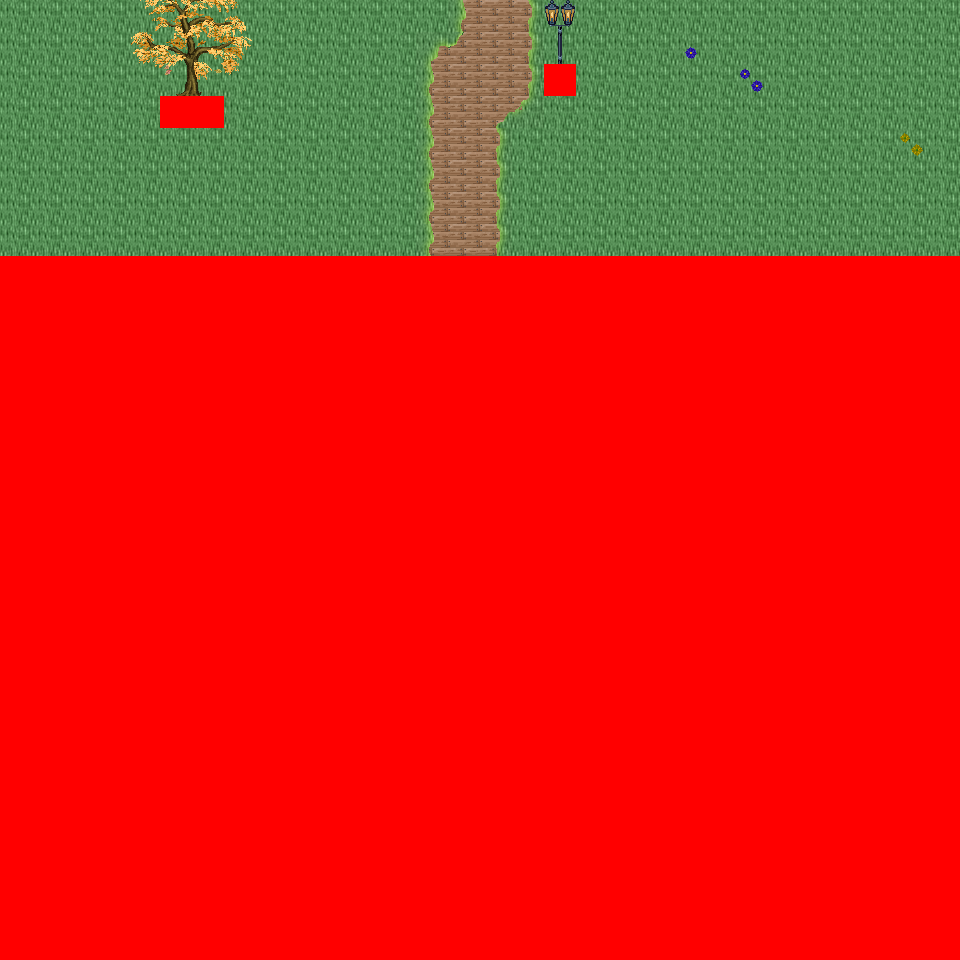

Rendered tile map (Tiled .tmx) drawn with the repository's tilesets; below, a short description and the map source with its tile grids summarised:
An orthogonal 30x30 tile map with 32x32 px tiles, 6 tile layers (Ground, Object, Object2, Above, ...), 43 tilesets and 2 objects (2x mapchange).

<map version="1.0" orientation="orthogonal" renderorder="right-down" width="30" height="30" tilewidth="32" tileheight="32" nextobjectid="3">
  <tileset firstgid="1" name="tileset_logic_collision" tilewidth="32" tileheight="32" tilecount="1" columns="1">
    <image source="../drawable/tileset_logic_collision.png" width="32" height="32" />
  </tileset>
  <tileset firstgid="2" name="tileset_ground_ridge_earth_pale" tilewidth="32" tileheight="32" tilecount="96" columns="12">
    <image source="../drawable/tileset_ground_ridge_earth_pale.png" width="384" height="256" />
  </tileset>
  <tileset firstgid="98" name="tileset_ground_ridge_earth_dark" tilewidth="32" tileheight="32" tilecount="96" columns="12">
    <image source="../drawable/tileset_ground_ridge_earth_dark.png" width="384" height="256" />
  </tileset>
  <tileset firstgid="194" name="tileset_ground_ground" tilewidth="32" tileheight="32" tilecount="33" columns="3">
    <image source="../drawable/tileset_ground_ground.png" width="96" height="352" />
  </tileset>
  <tileset firstgid="227" name="tileset_building_castle" tilewidth="32" tileheight="32" tilecount="320" columns="20">
    <image source="../drawable/tileset_building_castle.png" width="640" height="512" />
  </tileset>
  <tileset firstgid="547" name="tileset_item_pot_barrels_1" tilewidth="32" tileheight="32" tilecount="8" columns="4">
    <image source="../drawable/tileset_item_pot_barrels_1.png" width="128" height="64" />
  </tileset>
  <tileset firstgid="555" name="tileset_item_weapon_cannon" tilewidth="32" tileheight="32" tilecount="12" columns="3">
    <image source="../drawable/tileset_item_weapon_cannon.png" width="96" height="128" />
  </tileset>
  <tileset firstgid="567" name="tileset_building_door_closed" tilewidth="32" tileheight="32" tilecount="1" columns="1">
    <image source="../drawable/tileset_building_door_closed.png" width="32" height="32" />
  </tileset>
  <tileset firstgid="568" name="tileset_building_door_door" tilewidth="32" tileheight="32" tilecount="6" columns="3">
    <image source="../drawable/tileset_building_door_door.png" width="96" height="64" />
  </tileset>
  <tileset firstgid="574" name="tileset_building_window_window_centered" tilewidth="32" tileheight="32" tilecount="1" columns="1">
    <image source="../drawable/tileset_building_window_window_centered.png" width="32" height="32" />
  </tileset>
  <tileset firstgid="575" name="tileset_building_decoration_chimney_big" tilewidth="32" tileheight="32" tilecount="2" columns="1">
    <image source="../drawable/tileset_building_decoration_chimney_big.png" width="32" height="64" />
  </tileset>
  <tileset firstgid="577" name="tileset_building_stairs_stairs_grey" tilewidth="32" tileheight="32" tilecount="6" columns="3">
    <image source="../drawable/tileset_building_stairs_stairs_grey.png" width="96" height="64" />
  </tileset>
  <tileset firstgid="583" name="tileset_building_witch_hut" tilewidth="32" tileheight="32" tilecount="80" columns="5">
    <image source="../drawable/tileset_building_witch_hut.png" width="160" height="512" />
  </tileset>
  <tileset firstgid="663" name="tileset_ground_grass_edges" tilewidth="32" tileheight="32" tilecount="36" columns="12">
    <image source="../drawable/tileset_ground_grass_edges.png" width="384" height="96" />
  </tileset>
  <tileset firstgid="699" name="tileset_ground_grass_corners" tilewidth="32" tileheight="32" tilecount="24" columns="6">
    <image source="../drawable/tileset_ground_grass_corners.png" width="192" height="128" />
  </tileset>
  <tileset firstgid="723" name="tileset_plant_tree_fall_trees" tilewidth="32" tileheight="32" tilecount="40" columns="8">
    <image source="../drawable/tileset_plant_tree_fall_trees.png" width="256" height="160" />
  </tileset>
  <tileset firstgid="763" name="tileset_plant_stump_stump_pale_purple" tilewidth="32" tileheight="32" tilecount="4" columns="2">
    <image source="../drawable/tileset_plant_stump_stump_pale_purple.png" width="64" height="64" />
  </tileset>
  <tileset firstgid="767" name="tileset_plant_stump_small_stump" tilewidth="32" tileheight="32" tilecount="4" columns="2">
    <image source="../drawable/tileset_plant_stump_small_stump.png" width="64" height="64" />
  </tileset>
  <tileset firstgid="771" name="tileset_furniture_light_small_lamp" tilewidth="32" tileheight="32" tilecount="4" columns="4">
    <image source="../drawable/tileset_furniture_light_small_lamp.png" width="128" height="32" />
  </tileset>
  <tileset firstgid="775" name="tileset_item_pot_barrel" tilewidth="32" tileheight="32" tilecount="2" columns="1">
    <image source="../drawable/tileset_item_pot_barrel.png" width="32" height="64" />
  </tileset>
  <tileset firstgid="777" name="tileset_plant_tree_locust_tree" tilewidth="32" tileheight="32" tilecount="20" columns="4">
    <image source="../drawable/tileset_plant_tree_locust_tree.png" width="128" height="160" />
  </tileset>
  <tileset firstgid="797" name="tileset_plant_leaves" tilewidth="32" tileheight="32" tilecount="8" columns="4">
    <image source="../drawable/tileset_plant_leaves.png" width="128" height="64" />
  </tileset>
  <tileset firstgid="805" name="tileset_plant_flower_daisy_blue" tilewidth="32" tileheight="32" tilecount="8" columns="2">
    <image source="../drawable/tileset_plant_flower_daisy_blue.png" width="64" height="128" />
  </tileset>
  <tileset firstgid="813" name="tileset_plant_flower_daisy_yellow" tilewidth="32" tileheight="32" tilecount="8" columns="2">
    <image source="../drawable/tileset_plant_flower_daisy_yellow.png" width="64" height="128" />
  </tileset>
  <tileset firstgid="821" name="tileset_plant_flower_small_flower_bed_2" tilewidth="32" tileheight="32" tilecount="12" columns="3">
    <image source="../drawable/tileset_plant_flower_small_flower_bed_2.png" width="96" height="128" />
  </tileset>
  <tileset firstgid="833" name="tileset_plant_flower_small_flower_bed" tilewidth="32" tileheight="32" tilecount="12" columns="3">
    <image source="../drawable/tileset_plant_flower_small_flower_bed.png" width="96" height="128" />
  </tileset>
  <tileset firstgid="845" name="tileset_plant_flower_flower_bed_1" tilewidth="32" tileheight="32" tilecount="35" columns="7">
    <image source="../drawable/tileset_plant_flower_flower_bed_1.png" width="224" height="160" />
  </tileset>
  <tileset firstgid="880" name="tileset_plant_flower_hothouse_flowers" tilewidth="32" tileheight="32" tilecount="72" columns="6">
    <image source="../drawable/tileset_plant_flower_hothouse_flowers.png" width="192" height="384" />
  </tileset>
  <tileset firstgid="952" name="tileset_furniture_light_lamp_blue" tilewidth="32" tileheight="32" tilecount="3" columns="1">
    <image source="../drawable/tileset_furniture_light_lamp_blue.png" width="32" height="96" />
  </tileset>
  <tileset firstgid="955" name="tileset_building_decoration_chimney" tilewidth="32" tileheight="32" tilecount="2" columns="1">
    <image source="../drawable/tileset_building_decoration_chimney.png" width="32" height="64" />
  </tileset>
  <tileset firstgid="957" name="tileset_building_decoration_cauldron_sign" tilewidth="32" tileheight="32" tilecount="1" columns="1">
    <image source="../drawable/tileset_building_decoration_cauldron_sign.png" width="32" height="32" />
  </tileset>
  <tileset firstgid="958" name="tileset_building_decoration_magician_banner" tilewidth="32" tileheight="32" tilecount="3" columns="3">
    <image source="../drawable/tileset_building_decoration_magician_banner.png" width="96" height="32" />
  </tileset>
  <tileset firstgid="961" name="tileset_ground_ground_3" tilewidth="32" tileheight="32" tilecount="5" columns="5">
    <image source="../drawable/tileset_ground_ground_3.png" width="160" height="32" />
  </tileset>
  <tileset firstgid="966" name="tileset_building_cottage" tilewidth="32" tileheight="32" tilecount="256" columns="16">
    <image source="../drawable/tileset_building_cottage.png" width="512" height="512" />
  </tileset>
  <tileset firstgid="1222" name="tileset_building_roof_thatched_roof" tilewidth="32" tileheight="32" tilecount="256" columns="16">
    <image source="../drawable/tileset_building_roof_thatched_roof.png" width="512" height="512" />
  </tileset>
  <tileset firstgid="1478" name="tileset_building_door_doors" tilewidth="32" tileheight="32" tilecount="256" columns="16">
    <image source="../drawable/tileset_building_door_doors.png" width="512" height="512" />
  </tileset>
  <tileset firstgid="1734" name="tileset_building_window_windows" tilewidth="32" tileheight="32" tilecount="256" columns="16">
    <image source="../drawable/tileset_building_window_windows.png" width="512" height="512" />
  </tileset>
  <tileset firstgid="1990" name="tileset_plant_bush_leafy" tilewidth="32" tileheight="32" tilecount="48" columns="8">
    <image source="../drawable/tileset_plant_bush_leafy.png" width="256" height="192" />
  </tileset>
  <tileset firstgid="2038" name="tileset_plant_bush_flowering" tilewidth="32" tileheight="32" tilecount="72" columns="8">
    <image source="../drawable/tileset_plant_bush_flowering.png" width="256" height="288" />
  </tileset>
  <tileset firstgid="2110" name="tileset_object_stone_well" tilewidth="32" tileheight="32" tilecount="6" columns="2">
    <image source="../drawable/tileset_object_stone_well.png" width="64" height="96" />
  </tileset>
  <tileset firstgid="2116" name="tileset_item_pot_cauldron" tilewidth="32" tileheight="32" tilecount="48" columns="8">
    <image source="../drawable/tileset_item_pot_cauldron.png" width="256" height="192" />
  </tileset>
  <tileset firstgid="2164" name="tileset_item_campfires" tilewidth="32" tileheight="32" tilecount="2" columns="2">
    <image source="../drawable/tileset_item_campfires.png" width="64" height="32" />
  </tileset>
  <tileset firstgid="2166" name="tileset_item_firewood" tilewidth="32" tileheight="32" tilecount="12" columns="3">
    <image source="../drawable/tileset_item_firewood.png" width="96" height="128" />
  </tileset>
  <layer name="Ground" width="30" height="30">
    <data>[900 cells, 240 non-empty, 2 distinct tile ids]</data>
  </layer>
  <layer name="Object" width="30" height="30">
    <data>[900 cells, 24 non-empty, 12 distinct tile ids]</data>
  </layer>
  <layer name="Object2" width="30" height="30">
    <data>[900 cells, 4 non-empty, 4 distinct tile ids]</data>
  </layer>
  <layer name="Above" width="30" height="30">
    <data>[900 cells, 14 non-empty, 14 distinct tile ids]</data>
  </layer>
  <layer name="Above2" width="30" height="30">
    <data>[900 cells, 0 non-empty, 0 distinct tile ids]</data>
  </layer>
  <layer name="Walkable" width="30" height="30">
    <data>[900 cells, 663 non-empty, 1 distinct tile ids]</data>
  </layer>
  <objectgroup name="MapEvents">
    <object id="1" name="north" type="mapchange" x="0" y="0" width="960" height="32">
      <properties>
        <property name="map" value="0_deniran_forest_n2_w_x0_y3" />
        <property name="place" value="south" />
      </properties>
    </object>
    <object id="2" name="east" type="mapchange" x="928" y="0" width="32" height="256">
      <properties>
        <property name="map" value="0_ados_mountain_n2_w2_x0_y4" />
        <property name="place" value="west" />
      </properties>
    </object>
  </objectgroup>
</map>
